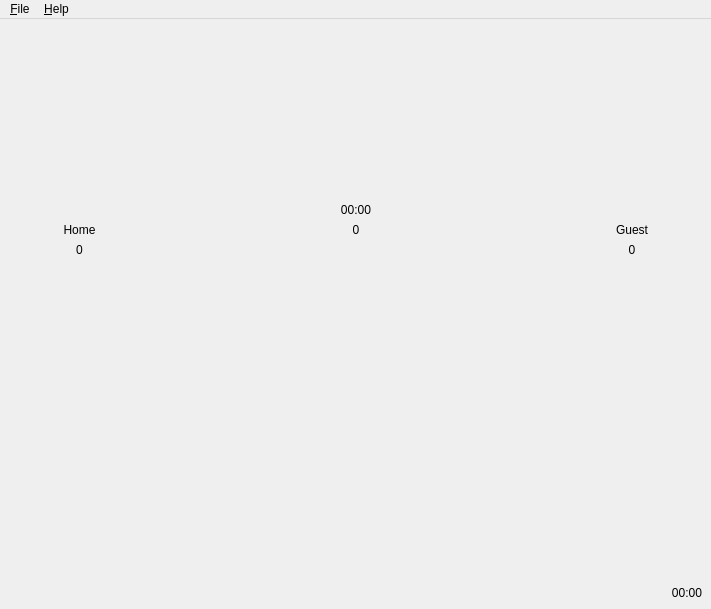
<?xml version="1.0" encoding="UTF-8"?>
<ui version="4.0">
 <class>Scoreboard</class>
 <widget class="QMainWindow" name="Scoreboard">
  <property name="geometry">
   <rect>
    <x>0</x>
    <y>0</y>
    <width>711</width>
    <height>609</height>
   </rect>
  </property>
  <property name="windowTitle">
   <string>Scoreboard</string>
  </property>
  <widget class="QWidget" name="centralwidget">
   <layout class="QGridLayout" name="gridLayout">
    <item row="0" column="4">
     <spacer name="verticalSpacer_2">
      <property name="orientation">
       <enum>Qt::Vertical</enum>
      </property>
      <property name="sizeHint" stdset="0">
       <size>
        <width>20</width>
        <height>40</height>
       </size>
      </property>
     </spacer>
    </item>
    <item row="4" column="6">
     <widget class="QLabel" name="clockLabel">
      <property name="text">
       <string>00:00</string>
      </property>
      <property name="alignment">
       <set>Qt::AlignBottom|Qt::AlignRight|Qt::AlignTrailing</set>
      </property>
     </widget>
    </item>
    <item row="3" column="4">
     <spacer name="verticalSpacer">
      <property name="orientation">
       <enum>Qt::Vertical</enum>
      </property>
      <property name="sizeHint" stdset="0">
       <size>
        <width>20</width>
        <height>40</height>
       </size>
      </property>
     </spacer>
    </item>
    <item row="4" column="4">
     <widget class="QLabel" name="gsi_logo">
      <property name="sizePolicy">
       <sizepolicy hsizetype="MinimumExpanding" vsizetype="MinimumExpanding">
        <horstretch>0</horstretch>
        <verstretch>0</verstretch>
       </sizepolicy>
      </property>
      <property name="maximumSize">
       <size>
        <width>400</width>
        <height>400</height>
       </size>
      </property>
      <property name="text">
       <string/>
      </property>
      <property name="pixmap">
       <pixmap>:/images/gsi_logo.png</pixmap>
      </property>
      <property name="scaledContents">
       <bool>true</bool>
      </property>
      <property name="alignment">
       <set>Qt::AlignCenter</set>
      </property>
     </widget>
    </item>
    <item row="1" column="4">
     <widget class="QLabel" name="timerLabel">
      <property name="text">
       <string>00:00</string>
      </property>
      <property name="alignment">
       <set>Qt::AlignCenter</set>
      </property>
     </widget>
    </item>
    <item row="2" column="4">
     <widget class="QLabel" name="roundLabel">
      <property name="text">
       <string>0</string>
      </property>
      <property name="alignment">
       <set>Qt::AlignCenter</set>
      </property>
     </widget>
    </item>
    <item row="3" column="6">
     <widget class="QLabel" name="guestScoreLabel">
      <property name="text">
       <string>0</string>
      </property>
      <property name="alignment">
       <set>Qt::AlignHCenter|Qt::AlignTop</set>
      </property>
     </widget>
    </item>
    <item row="2" column="6">
     <widget class="QLabel" name="guestLabel">
      <property name="text">
       <string>Guest</string>
      </property>
      <property name="alignment">
       <set>Qt::AlignCenter</set>
      </property>
     </widget>
    </item>
    <item row="3" column="1">
     <widget class="QLabel" name="homeScoreLabel">
      <property name="text">
       <string>0</string>
      </property>
      <property name="alignment">
       <set>Qt::AlignHCenter|Qt::AlignTop</set>
      </property>
     </widget>
    </item>
    <item row="2" column="1">
     <widget class="QLabel" name="homeLabel">
      <property name="text">
       <string>Home</string>
      </property>
      <property name="alignment">
       <set>Qt::AlignCenter</set>
      </property>
     </widget>
    </item>
   </layout>
  </widget>
  <widget class="QMenuBar" name="menuBar">
   <property name="geometry">
    <rect>
     <x>0</x>
     <y>0</y>
     <width>711</width>
     <height>19</height>
    </rect>
   </property>
   <widget class="QMenu" name="menuFile">
    <property name="title">
     <string>&amp;File</string>
    </property>
    <addaction name="actionController"/>
    <addaction name="separator"/>
    <addaction name="actionSettings"/>
    <addaction name="actionExit"/>
   </widget>
   <widget class="QMenu" name="menuHelp">
    <property name="title">
     <string>&amp;Help</string>
    </property>
    <addaction name="actionAbout"/>
    <addaction name="actionAbout_Qt"/>
   </widget>
   <addaction name="menuFile"/>
   <addaction name="menuHelp"/>
  </widget>
  <action name="actionSettings">
   <property name="text">
    <string>Settings</string>
   </property>
  </action>
  <action name="actionExit">
   <property name="text">
    <string>Exit</string>
   </property>
  </action>
  <action name="actionController">
   <property name="text">
    <string>Controller</string>
   </property>
  </action>
  <action name="actionAbout">
   <property name="text">
    <string>About</string>
   </property>
  </action>
  <action name="actionAbout_Qt">
   <property name="text">
    <string>About Qt</string>
   </property>
  </action>
 </widget>
 <resources/>
 <connections>
  <connection>
   <sender>actionExit</sender>
   <signal>triggered()</signal>
   <receiver>Scoreboard</receiver>
   <slot>close()</slot>
   <hints>
    <hint type="sourcelabel">
     <x>-1</x>
     <y>-1</y>
    </hint>
    <hint type="destinationlabel">
     <x>627</x>
     <y>642</y>
    </hint>
   </hints>
  </connection>
  <connection>
   <sender>actionController</sender>
   <signal>triggered()</signal>
   <receiver>Scoreboard</receiver>
   <slot>controlDialog()</slot>
   <hints>
    <hint type="sourcelabel">
     <x>-1</x>
     <y>-1</y>
    </hint>
    <hint type="destinationlabel">
     <x>627</x>
     <y>642</y>
    </hint>
   </hints>
  </connection>
  <connection>
   <sender>actionSettings</sender>
   <signal>triggered()</signal>
   <receiver>Scoreboard</receiver>
   <slot>settingsDialog()</slot>
   <hints>
    <hint type="sourcelabel">
     <x>-1</x>
     <y>-1</y>
    </hint>
    <hint type="destinationlabel">
     <x>627</x>
     <y>642</y>
    </hint>
   </hints>
  </connection>
  <connection>
   <sender>actionAbout</sender>
   <signal>triggered()</signal>
   <receiver>Scoreboard</receiver>
   <slot>about()</slot>
   <hints>
    <hint type="sourcelabel">
     <x>-1</x>
     <y>-1</y>
    </hint>
    <hint type="destinationlabel">
     <x>355</x>
     <y>304</y>
    </hint>
   </hints>
  </connection>
  <connection>
   <sender>actionAbout_Qt</sender>
   <signal>triggered()</signal>
   <receiver>Scoreboard</receiver>
   <slot>aboutQt()</slot>
   <hints>
    <hint type="sourcelabel">
     <x>-1</x>
     <y>-1</y>
    </hint>
    <hint type="destinationlabel">
     <x>355</x>
     <y>304</y>
    </hint>
   </hints>
  </connection>
 </connections>
 <slots>
  <slot>settingsDialog()</slot>
  <slot>controlDialog()</slot>
  <slot>about()</slot>
  <slot>aboutQt()</slot>
 </slots>
</ui>
